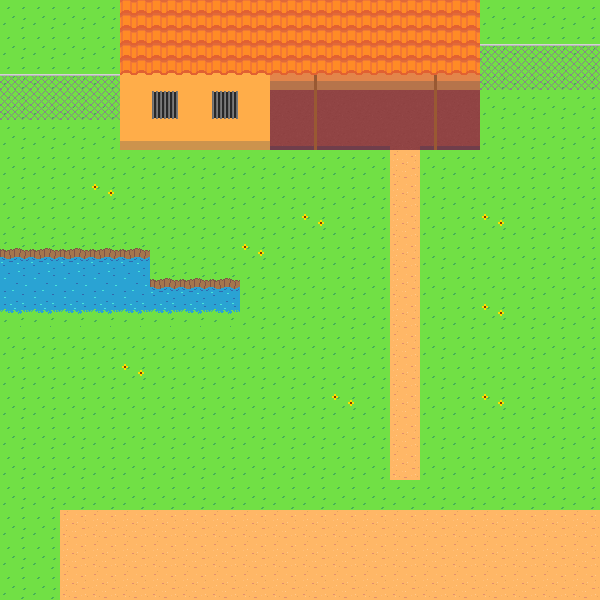

This game map was drawn from its Tiled (.tmx) file and the tilesets committed beside it. A one-line description and the full map source follow:
An orthogonal 20x20 tile map with 30x30 px tiles, 3 tile layers (Camada de Tiles 1, Camada de Tiles 2, Camada de Tiles 3), 6 tilesets and 5 objects (2x if3, 1, 0, if4).

<map version="1.2" tiledversion="1.3.0" orientation="orthogonal" renderorder="left-up" compressionlevel="0" width="20" height="20" tilewidth="30" tileheight="30" infinite="0" nextlayerid="12" nextobjectid="37">
 <properties>
  <property name="CITY" type="int" value="9" />
  <property name="INTERIOR" value="0" />
  <property name="SIGNAL" type="int" value="3" />
 </properties>
 <tileset firstgid="1" source="../Tiles/Files/nature.tsx" />
 <tileset firstgid="50" source="../Tiles/Files/streets.tsx" />
 <tileset firstgid="141" source="../Tiles/Files/shop.tsx" />
 <tileset firstgid="197" source="../Tiles/Files/interior.tsx" />
 <tileset firstgid="269" source="../Tiles/Files/carpets.tsx" />
 <tileset firstgid="359" source="../Tiles/Files/buildings.tsx" />
 <layer id="1" name="Camada de Tiles 1" width="20" height="20">
  <data encoding="csv">
1,1,1,1,359,359,359,359,359,359,359,359,359,359,359,359,1,1,1,1,
1,1,1,1,359,359,359,359,359,359,359,359,359,359,359,359,1,1,1,1,
1,1,1,1,365,365,365,365,365,372,372,372,372,372,372,372,1,1,1,1,
1,1,1,1,365,367,365,367,365,373,373,373,373,373,373,373,1,1,1,1,
1,1,1,1,371,371,371,371,371,374,374,374,374,373,374,374,1,1,1,1,
1,1,1,1,1,1,1,1,1,1,1,1,1,15,1,1,1,1,1,1,
1,1,1,22,1,1,1,1,1,1,1,1,1,15,1,1,1,1,1,1,
1,1,1,1,1,1,1,1,1,1,22,1,1,15,1,1,22,1,1,1,
4,4,4,4,4,1,1,1,22,1,1,1,1,15,1,1,1,1,1,1,
11,11,11,11,11,4,4,4,1,1,1,1,1,15,1,1,1,1,1,1,
18,18,18,18,18,18,18,18,1,1,1,1,1,15,1,1,22,1,1,1,
1,1,1,1,1,1,1,1,1,1,1,1,1,15,1,1,1,1,1,1,
1,1,1,1,22,1,1,1,1,1,1,1,1,15,1,1,1,1,1,1,
1,1,1,1,1,1,1,1,1,1,1,22,1,15,1,1,22,1,1,1,
1,1,1,1,1,1,1,1,1,1,1,1,1,15,1,1,1,1,1,1,
1,1,1,1,1,1,1,1,1,1,1,1,1,15,1,1,1,1,1,1,
1,1,1,1,1,1,1,1,1,1,1,1,1,1,1,1,1,1,1,1,
1,1,15,15,15,15,15,15,15,15,15,15,15,15,15,15,15,15,15,15,
1,1,15,15,15,15,15,15,15,15,15,15,15,15,15,15,15,15,15,15,
1,1,15,15,15,15,15,15,15,15,15,15,15,15,15,15,15,15,15,15
</data>
 </layer>
 <layer id="3" name="Camada de Tiles 2" width="20" height="20">
  <data encoding="csv">
0,0,0,0,0,0,0,0,0,0,0,0,0,0,0,0,0,0,0,0,
0,0,0,0,0,0,0,0,0,0,0,0,0,0,0,0,362,362,362,362,
362,362,362,362,0,0,0,0,0,0,361,0,0,0,361,0,368,368,368,368,
368,368,368,368,0,0,0,0,0,0,0,0,0,0,0,0,0,0,0,0,
0,0,0,0,0,0,0,0,0,0,0,0,0,0,0,0,0,0,0,0,
0,0,0,0,0,0,0,0,0,0,0,0,0,0,0,0,0,0,0,0,
0,0,0,0,0,0,0,0,0,0,0,0,0,0,0,0,0,0,0,0,
0,0,0,0,0,0,0,0,0,0,0,0,0,0,0,0,0,0,0,0,
0,0,0,0,0,0,0,0,0,0,0,0,0,0,0,0,0,0,0,0,
0,0,0,0,0,0,0,0,0,0,0,0,0,0,0,0,0,0,0,0,
16,16,16,16,16,16,16,16,0,0,0,0,0,0,0,0,0,0,0,0,
0,0,0,0,0,0,0,0,0,0,0,0,0,0,0,0,0,0,0,0,
0,0,0,0,0,0,0,0,0,0,0,0,0,0,0,0,0,0,0,0,
0,0,0,0,0,0,0,0,0,0,0,0,0,0,0,0,0,0,0,0,
0,0,0,0,0,0,0,0,0,0,0,0,0,0,0,0,0,0,0,0,
0,0,0,0,0,0,0,0,0,0,0,0,0,0,0,0,0,0,0,0,
0,0,0,0,0,0,0,0,0,0,0,0,0,0,0,0,0,0,0,0,
0,0,0,0,0,0,0,0,0,0,0,0,0,0,0,0,0,0,0,0,
0,0,0,0,0,0,0,0,0,0,0,0,0,0,0,0,0,0,0,0,
0,0,0,0,0,0,0,0,0,0,0,0,0,0,0,0,0,0,0,0
</data>
 </layer>
 <layer id="5" name="Camada de Tiles 3" width="20" height="20">
  <data encoding="csv">
0,0,0,0,359,359,359,359,359,359,359,359,359,359,359,359,0,0,0,0,
0,0,0,0,359,359,359,359,359,359,359,359,359,359,359,359,0,0,0,0,
0,0,0,0,360,360,360,360,360,360,360,360,360,360,360,360,0,0,0,0,
0,0,0,0,0,0,0,0,0,0,361,0,0,0,361,0,0,0,0,0,
0,0,0,0,0,0,0,0,0,0,361,0,0,0,361,0,0,0,0,0,
0,0,0,0,0,0,0,0,0,0,0,0,0,0,0,0,0,0,0,0,
0,0,0,0,0,0,0,0,0,0,0,0,0,0,0,0,0,0,0,0,
0,0,0,0,0,0,0,0,0,0,0,0,0,0,0,0,0,0,0,0,
0,0,0,0,0,0,0,0,0,0,0,0,0,0,0,0,0,0,0,0,
0,0,0,0,0,0,0,0,0,0,0,0,0,0,0,0,0,0,0,0,
0,0,0,0,0,0,0,0,0,0,0,0,0,0,0,0,0,0,0,0,
0,0,0,0,0,0,0,0,0,0,0,0,0,0,0,0,0,0,0,0,
0,0,0,0,0,0,0,0,0,0,0,0,0,0,0,0,0,0,0,0,
0,0,0,0,0,0,0,0,0,0,0,0,0,0,0,0,0,0,0,0,
0,0,0,0,0,0,0,0,0,0,0,0,0,0,0,0,0,0,0,0,
0,0,0,0,0,0,0,0,0,0,0,0,0,0,0,0,0,0,0,0,
0,0,0,0,0,0,0,0,0,0,0,0,0,0,0,0,0,0,0,0,
0,0,0,0,0,0,0,0,0,0,0,0,0,0,0,0,0,0,0,0,
0,0,0,0,0,0,0,0,0,0,0,0,0,0,0,0,0,0,0,0,
0,0,0,0,0,0,0,0,0,0,0,0,0,0,0,0,0,0,0,0
</data>
 </layer>
 <objectgroup id="11" name="SIGNS" />
 <objectgroup id="10" name="PORTAL">
  <object id="30" name="portal_0" type="1" x="393" y="50" width="24" height="40">
   <properties>
    <property name="MAP" value="hauntedhouse_0" />
    <property name="MATCH" value="0" />
    <property name="MUSIC" value="inside" />
    <property name="PX" type="int" value="330" />
    <property name="PY" type="int" value="390" />
   </properties>
  </object>
  <object id="31" name="portal_1" type="0" x="593.333" y="486.667" width="12" height="124">
   <properties>
    <property name="MAP" value="highway040" />
    <property name="MUSIC" value="ambience_crickets" />
    <property name="PX" type="int" value="30" />
    <property name="PY" type="int" value="360" />
   </properties>
  </object>
 </objectgroup>
 <objectgroup id="9" name="LIGHTS" />
 <objectgroup id="7" name="NPC">
  <object id="33" name="npc_0" type="if4" x="-0.666833" y="329.333" width="606.667" height="13.3334">
   <properties>
    <property name="INDEX" value="000000" />
    <property name="HAIR" value="000604" />
    <property name="SKIN" value="2" />
    <property name="COSTUME" value="2" />
    <property name="WHO" value="HHRENAN" />
   </properties>
  </object>
  <object id="32" name="npc_1" type="if3" x="270.667" y="132" width="206.667" height="10.6667">
   <properties>
    <property name="INDEX" value="000000" />
    <property name="HAIR" value="000604" />
    <property name="SKIN" value="2" />
    <property name="COSTUME" value="2" />
    <property name="WHO" value="HHRENAN" />
   </properties>
  </object>
  <object id="36" name="npc_2" type="if3" x="325.333" y="117.333">
   <properties>
    <property name="INDEX" value="011014" />
    <property name="HAIR" value="000604" />
    <property name="SKIN" value="2" />
    <property name="COSTUME" value="2" />
    <property name="WHO" value="HHJANE" />
   </properties>
   <point />
  </object>
 </objectgroup>
</map>
